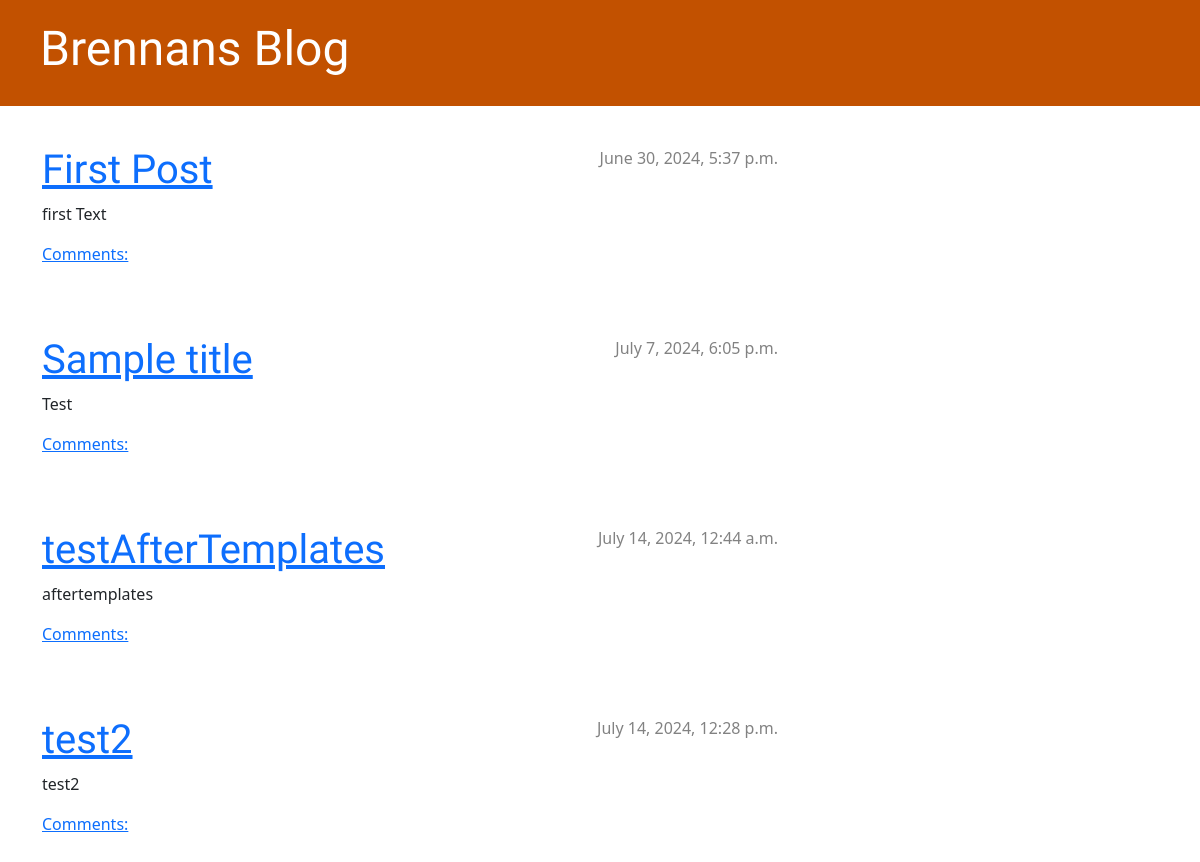
The app's page /, older data.
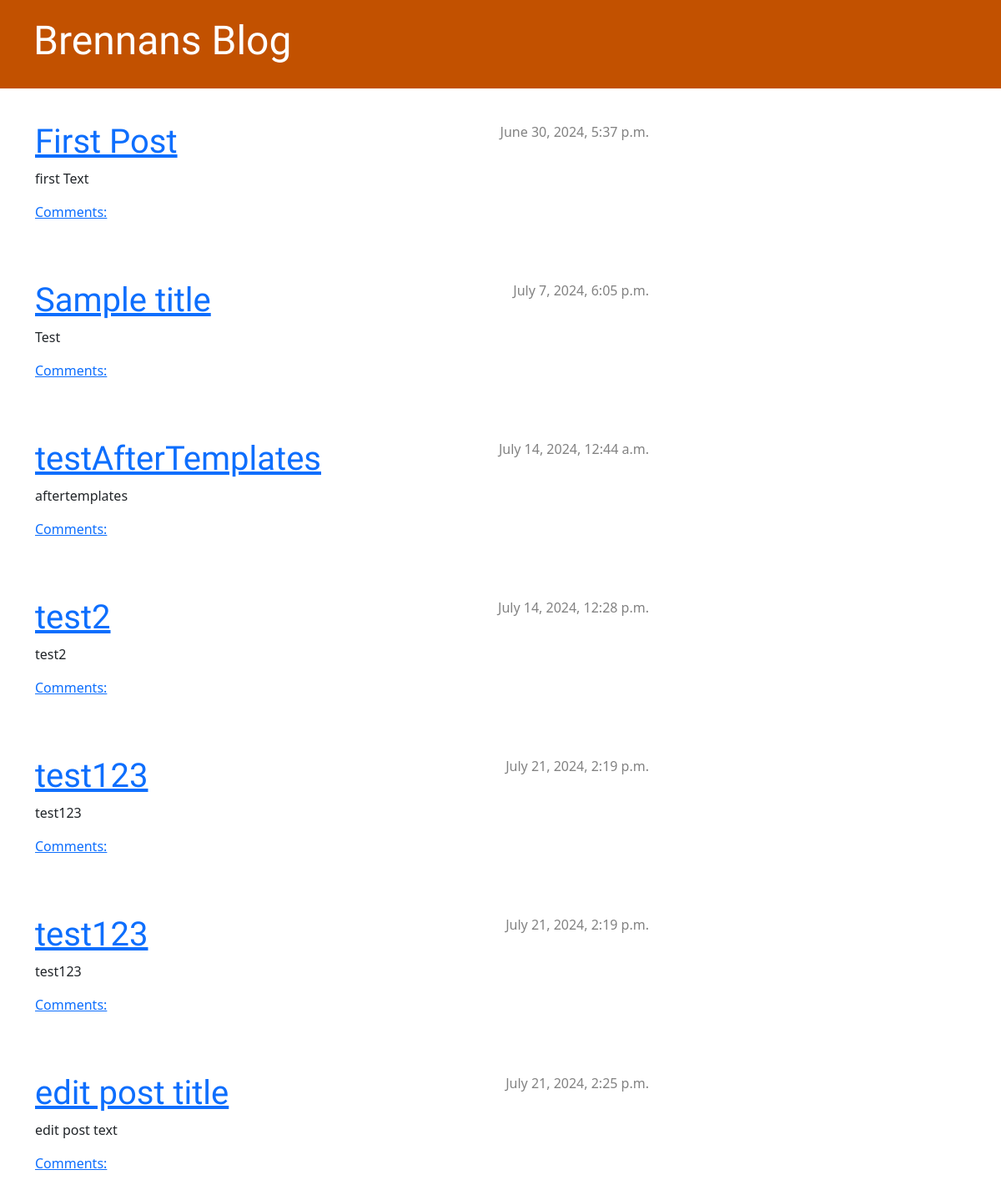
The same page, newer data.
### blog/models.py (models this page shows, shortened)
class Post(models.Model):
    author = models.ForeignKey(settings.AUTH_USER_MODEL, on_delete=models.CASCADE)
    title = models.CharField(max_length=200)
    text = models.TextField()
    created_date = models.DateTimeField(default=timezone.now)
    published_date = models.DateTimeField(blank=True, null=True)

### blog/views.py (the view)
# urls.py: path('', views.post_list, name='post_list'),
def post_list(request):
    posts = Post.objects.filter(published_date__lte=timezone.now()).order_by('published_date')
    return render(request, 'blog/post_list.html', {'posts': posts})

### blog/templates/blog/post_list.html
{% extends 'blog/base.html' %}
{% block content %}
    {% for post in posts %}
        <div class="post">
            <div class="date">
                {{ post.published_date }}
            </div>
            <h1><a href="{% url 'post_detail' pk=post.pk %}">{{ post.title }}</a></h1>
            <p>{{ post.text|linebreaksbr }}</p>
            <a href="{% url 'post_detail' pk=post.pk %}">Comments: {{ post.approved_comments.count }}</a>
        </div>
    {% endfor %}
{% endblock content %}

### blog/templates/blog/base.html (shortened to what this page needs)
{% load static %}
<!DOCTYPE html>
<html>
    <head>
    <link rel="stylesheet" href="https://cdn.jsdelivr.net/npm/bootstrap@5.1.3/dist/css/bootstrap.min.css">
    <link rel="stylesheet" href="{% static 'css/blog.css' %}">
    </head>
      <body>
    <div class="page-header">
        <h1><a href="/">Brennans Blog</a></h1>
    </div>
    <div class="content container">
        <div class="row">
            <div class="col-md-8">
            {% block content %}
            {% endblock %}
            </div>
        </div>
    </div>
</body>
</html>

### blog/static/css/blog.css (style rules this page uses)
.page-header { background-color: #C25100; margin-top: 0; margin-bottom: 40px; padding: 20px 20px 20px 40px; }
.page-header h1, .page-header h1 a, .page-header h1 a:visited, .page-header h1 a:active { color: #ffffff; font-size: 36pt; text-decoration: none; }
h1, h2, h3, h4 { font-family: 'Lobster', cursive; }
.date { color: #828282; }
.post { margin-bottom: 70px; }
.post > .date, .post > .actions { float: right; }

Row changes from the older to the newer data that the page shows:
added Post: published_date "July 21, 2024, 2:19 p.m.", title "test123", text "test123"
added Post: published_date "July 21, 2024, 2:19 p.m.", title "test123", text "test123"
added Post: published_date "July 21, 2024, 2:25 p.m.", title "edit post title", text "edit post text"
